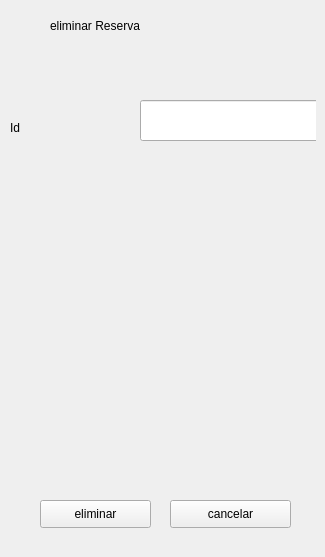
               <widget class="QWidget" name="eliminarR">
                <widget class="QWidget" name="widget_15" native="true">
                 <property name="geometry">
                  <rect>
                   <x>10</x>
                   <y>10</y>
                   <width>306</width>
                   <height>538</height>
                  </rect>
                 </property>
                 <widget class="QLineEdit" name="lineEdit_69">
                  <property name="geometry">
                   <rect>
                    <x>130</x>
                    <y>90</y>
                    <width>181</width>
                    <height>41</height>
                   </rect>
                  </property>
                 </widget>
                 <widget class="QLabel" name="label_82">
                  <property name="geometry">
                   <rect>
                    <x>40</x>
                    <y>0</y>
                    <width>241</width>
                    <height>31</height>
                   </rect>
                  </property>
                  <property name="text">
                   <string>eliminar Reserva</string>
                  </property>
                 </widget>
                 <widget class="QLabel" name="label_83">
                  <property name="geometry">
                   <rect>
                    <x>0</x>
                    <y>110</y>
                    <width>55</width>
                    <height>16</height>
                   </rect>
                  </property>
                  <property name="text">
                   <string>Id</string>
                  </property>
                 </widget>
                 <widget class="QPushButton" name="pushButton_25">
                  <property name="geometry">
                   <rect>
                    <x>30</x>
                    <y>490</y>
                    <width>111</width>
                    <height>28</height>
                   </rect>
                  </property>
                  <property name="text">
                   <string>eliminar</string>
                  </property>
                  <property name="icon">
                   <iconset>
                    <normaloff>img/basura.png</normaloff>img/basura.png</iconset>
                  </property>
                  <property name="iconSize">
                   <size>
                    <width>28</width>
                    <height>28</height>
                   </size>
                  </property>
                 </widget>
                 <widget class="QPushButton" name="pushButton_26">
                  <property name="geometry">
                   <rect>
                    <x>160</x>
                    <y>490</y>
                    <width>121</width>
                    <height>28</height>
                   </rect>
                  </property>
                  <property name="text">
                   <string>cancelar</string>
                  </property>
                  <property name="icon">
                   <iconset>
                    <normaloff>img/cancelar.png</normaloff>img/cancelar.png</iconset>
                  </property>
                  <property name="iconSize">
                   <size>
                    <width>28</width>
                    <height>28</height>
                   </size>
                  </property>
                 </widget>
                </widget>
               </widget>
